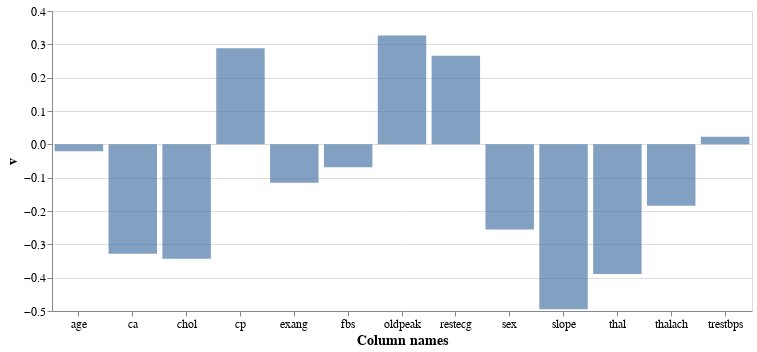

Notebook code cell kept with this figure:
### Code cell
# contribution of each feature for PC4
plot_pc(list(kaggle_df.columns[:13]), vt, 3)

### Figure 1 — Vega-Lite specification as saved in the notebook (floating-point values rounded to 4 significant figures)
{"config": {"view": {"continuousWidth": 400, "continuousHeight": 300}, "axis": {"labelFontSize": 12, "titleFontSize": 14}, "axisX": {"labelAngle": 0}}, "data": {"name": "data-2614c53c04719c29121b67f8456c97ec"}, "mark": "bar", "encoding": {"opacity": {"value": 0.7}, "x": {"type": "nominal", "field": "Column names"}, "y": {"type": "quantitative", "field": "v"}}, "width": 700, "$schema": "https://vega.github.io/schema/vega-lite/v4.8.1.json", "datasets": {"data-2614c53c04719c29121b67f8456c97ec": [{"v": -0.02066, "Column names": "age"}, {"v": -0.2553, "Column names": "sex"}, {"v": 0.2879, "Column names": "cp"}, {"v": 0.0226, "Column names": "trestbps"}, {"v": -0.3434, "Column names": "chol"}, {"v": -0.06861, "Column names": "fbs"}, {"v": 0.2661, "Column names": "restecg"}, {"v": -0.1841, "Column names": "thalach"}, {"v": -0.1151, "Column names": "exang"}, {"v": 0.3263, "Column names": "oldpeak"}, {"v": -0.4948, "Column names": "slope"}, {"v": -0.328, "Column names": "ca"}, {"v": -0.3892, "Column names": "thal"}]}}
